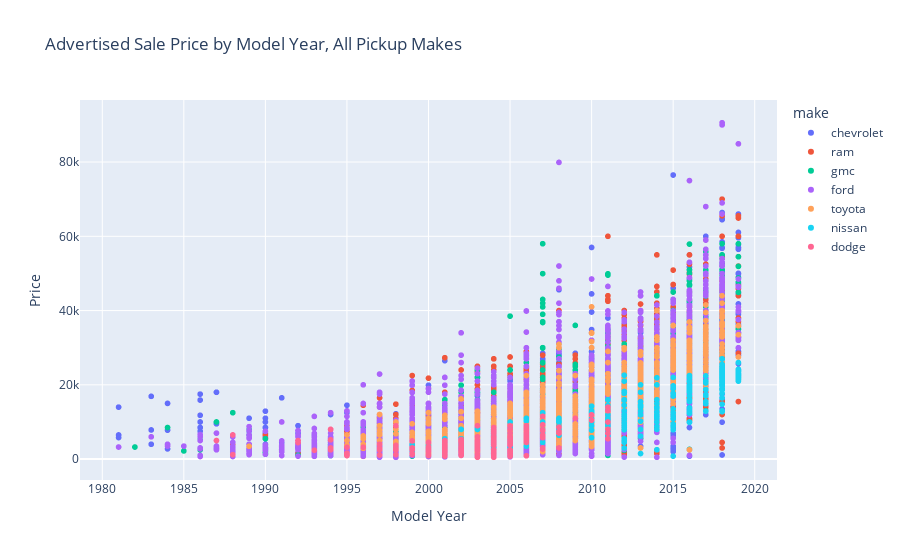

This figure's notebook cell:
### Markdown cell above
Dodge is firmly at the low end, but that's because the only model classified as Dodge in our dataset is the Dodge Dakota, which is an older model. Ram is a offshoot of the Dodge brand; if we treat Ram and Dodge as being the same maker, the older Dodge trucks would fill out the lower end of the Ram histogram and make the distribution look a little more like Chevrolet or Ford.

Nissan, on the other hand, is interesting -- sale prices never seem to be above \$25000, half the asking price for some Ram trucks, but the distribution doesn't skew towards the lower end. Could it be that Nissan trucks retain value, even if the base value is lower overall? Let's look at a scatter plot.

### Code cell
scatterfig = px.scatter(pickups.query('price < 100000 & model_year >= 1980'), x='model_year', y='price', color='make', hover_data=['model','condition','odometer'], title='Advertised Sale Price by Model Year, All Pickup Makes')
scatterfig.update_layout(yaxis_title_text='Price',xaxis_title_text='Model Year')
scatterfig.show()

### Figure 1 — Plotly figure (JSON) as saved in the notebook; plotly's stock layout.template omitted (floating-point values rounded to 4 significant figures; data arrays with more than 128 entries replaced by an {"elided": "..."} marker saying what was removed)
{"data": [{"customdata": {"elided": "3170x3 mixed values"}, "hovertemplate": "make=chevrolet<br>model_year=%{x}<br>price=%{y}<br>model=%{customdata[0]}<br>condition=%{customdata[1]}<br>odometer=%{customdata[2]}<extra></extra>", "legendgroup": "chevrolet", "marker": {"color": "#636efa", "symbol": "circle"}, "mode": "markers", "name": "chevrolet", "showlegend": true, "type": "scattergl", "x": {"elided": "3170 int values"}, "xaxis": "x", "y": {"elided": "3170 int values"}, "yaxis": "y"}, {"customdata": {"elided": "1991x3 mixed values"}, "hovertemplate": "make=ram<br>model_year=%{x}<br>price=%{y}<br>model=%{customdata[0]}<br>condition=%{customdata[1]}<br>odometer=%{customdata[2]}<extra></extra>", "legendgroup": "ram", "marker": {"color": "#EF553B", "symbol": "circle"}, "mode": "markers", "name": "ram", "showlegend": true, "type": "scattergl", "x": {"elided": "1991 int values"}, "xaxis": "x", "y": {"elided": "1991 int values"}, "yaxis": "y"}, {"customdata": {"elided": "1131x3 mixed values"}, "hovertemplate": "make=gmc<br>model_year=%{x}<br>price=%{y}<br>model=%{customdata[0]}<br>condition=%{customdata[1]}<br>odometer=%{customdata[2]}<extra></extra>", "legendgroup": "gmc", "marker": {"color": "#00cc96", "symbol": "circle"}, "mode": "markers", "name": "gmc", "showlegend": true, "type": "scattergl", "x": {"elided": "1131 int values"}, "xaxis": "x", "y": {"elided": "1131 int values"}, "yaxis": "y"}, {"customdata": {"elided": "4076x3 mixed values"}, "hovertemplate": "make=ford<br>model_year=%{x}<br>price=%{y}<br>model=%{customdata[0]}<br>condition=%{customdata[1]}<br>odometer=%{customdata[2]}<extra></extra>", "legendgroup": "ford", "marker": {"color": "#ab63fa", "symbol": "circle"}, "mode": "markers", "name": "ford", "showlegend": true, "type": "scattergl", "x": {"elided": "4076 int values"}, "xaxis": "x", "y": {"elided": "4076 int values"}, "yaxis": "y"}, {"customdata": {"elided": "990x3 mixed values"}, "hovertemplate": "make=toyota<br>model_year=%{x}<br>price=%{y}<br>model=%{customdata[0]}<br>condition=%{customdata[1]}<br>odometer=%{customdata[2]}<extra></extra>", "legendgroup": "toyota", "marker": {"color": "#FFA15A", "symbol": "circle"}, "mode": "markers", "name": "toyota", "showlegend": true, "type": "scattergl", "x": {"elided": "990 int values"}, "xaxis": "x", "y": {"elided": "990 int values"}, "yaxis": "y"}, {"customdata": {"elided": "282x3 mixed values"}, "hovertemplate": "make=nissan<br>model_year=%{x}<br>price=%{y}<br>model=%{customdata[0]}<br>condition=%{customdata[1]}<br>odometer=%{customdata[2]}<extra></extra>", "legendgroup": "nissan", "marker": {"color": "#19d3f3", "symbol": "circle"}, "mode": "markers", "name": "nissan", "showlegend": true, "type": "scattergl", "x": {"elided": "282 int values"}, "xaxis": "x", "y": {"elided": "282 int values"}, "yaxis": "y"}, {"customdata": {"elided": "193x3 mixed values"}, "hovertemplate": "make=dodge<br>model_year=%{x}<br>price=%{y}<br>model=%{customdata[0]}<br>condition=%{customdata[1]}<br>odometer=%{customdata[2]}<extra></extra>", "legendgroup": "dodge", "marker": {"color": "#FF6692", "symbol": "circle"}, "mode": "markers", "name": "dodge", "showlegend": true, "type": "scattergl", "x": {"elided": "193 int values"}, "xaxis": "x", "y": {"elided": "193 int values"}, "yaxis": "y"}], "layout": {"legend": {"title": {"text": "make"}, "tracegroupgap": 0}, "title": {"text": "Advertised Sale Price by Model Year, All Pickup Makes"}, "xaxis": {"anchor": "y", "domain": [0, 1], "title": {"text": "Model Year"}}, "yaxis": {"anchor": "x", "domain": [0, 1], "title": {"text": "Price"}}}}
